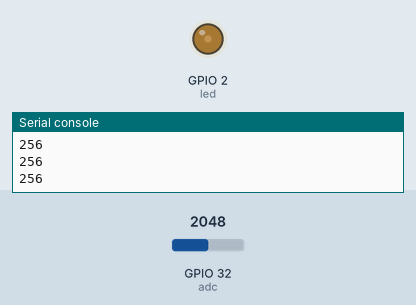
Recording of a program running on a simulated ESP32 board running MicroPython. Parts: output pins drawn as LEDs (lit = HIGH), the last lines printed to the serial console. The test bench sets the inputs (shaded band); at power-on: GPIO 32 (adc) = 2048 (analog values on the 0–4095 scale).

Above: at 1.2 s.
1.3 s: GPIO 32 (adc) set to 2866
At 1.9 s:
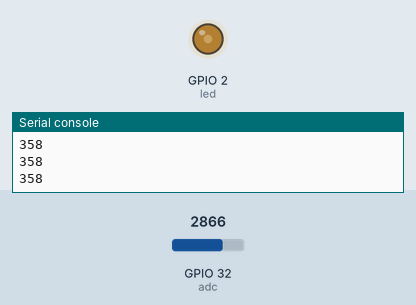
2.8 s: GPIO 32 (adc) set to 0
At 4.0 s:
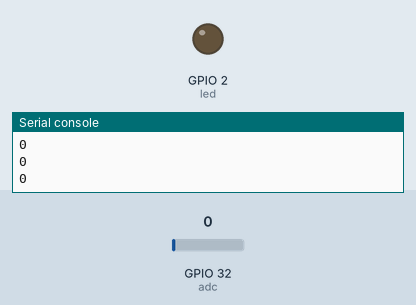
4.3 s: GPIO 32 (adc) set to 2047
At 5.3 s:
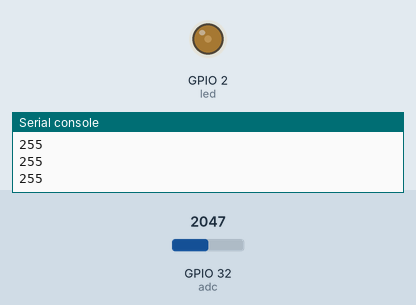
Timing chart, 0 to 7.3 s (numbered marks = the images above; inputs shaded):
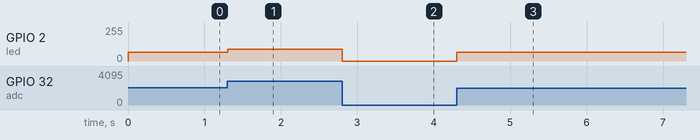

The program:

pwm-led1.py
```python
from machine import ADC,Pin, PWM
from time import sleep

adc = ADC(Pin(32))          # 在ADC引腳上創建ADC物件
adc.read()                  # 讀取測量值, 0-4095 表示電壓從 0.0v - 1.0v
frequency = 5000
led = PWM(Pin(2), frequency)

adc.atten(ADC.ATTN_11DB)    # 設置 11dB 衰減輸入 (測量電壓大致從 0.0v - 3.6v)
adc.width(ADC.WIDTH_9BIT)   # 設置 9位 精度輸出 (返回值 0-511)
duty_cyle = 0
while True:
 duty_cyle = adc.read()
 print(duty_cyle)           # 獲取重新配置後的測量值
 led.duty(duty_cyle)
 sleep(0.005)
```

Measured:
- after the input at 1.3 s, GPIO 2 (led): 64/255 → 89/255 at once
- after the input at 2.8 s, GPIO 2 (led): 89/255 → 0/255 at once
- after the input at 4.3 s, GPIO 2 (led): 0/255 → 64/255 at once
